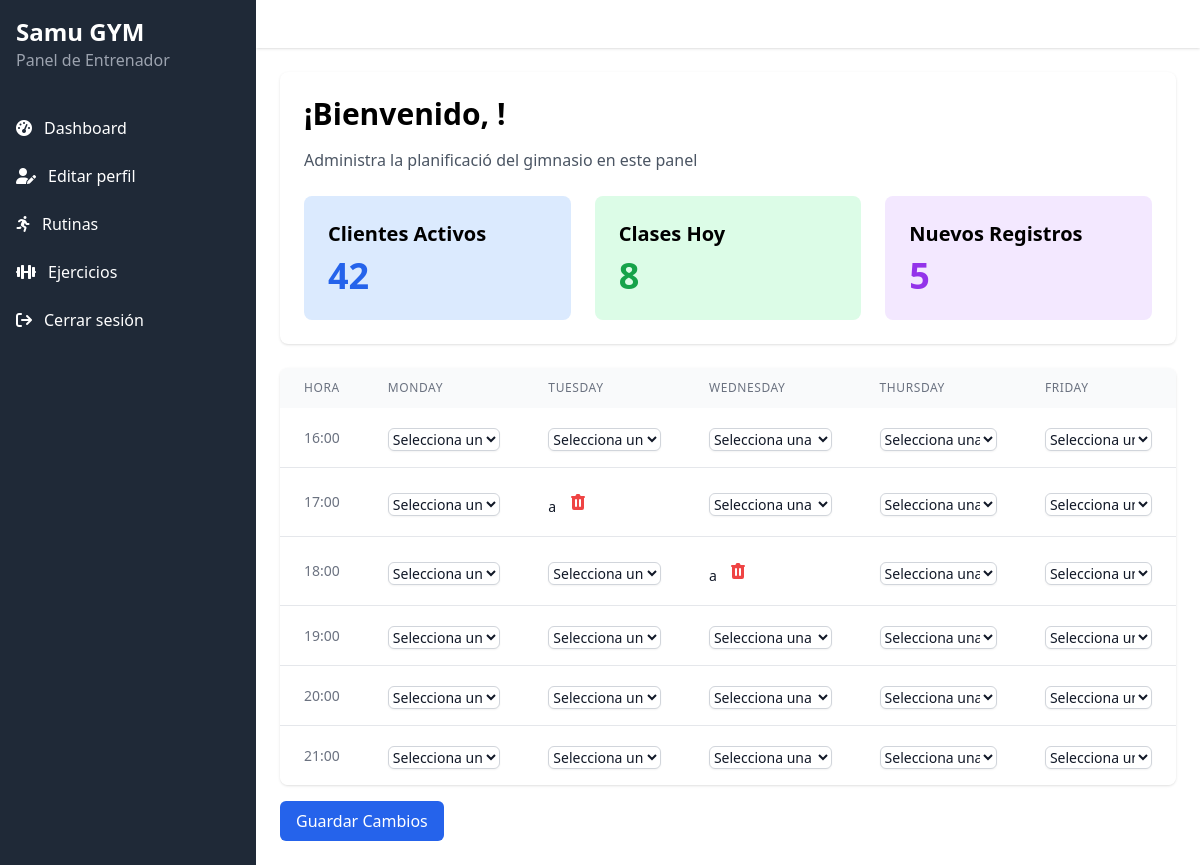
The app's page /trainer/ with its own data.
### gym_app/models.py (models this page shows, shortened)
class Schedule(models.Model):
    DAYS_OF_WEEK = [
        ('Monday', 'Lunes'),
        ('Tuesday', 'Martes'),
        ('Wednesday', 'Miércoles'),
        ('Thursday', 'Jueves'),
        ('Friday', 'Viernes'),
    ]
    day = models.CharField(max_length=10, choices=DAYS_OF_WEEK)
    hour = models.IntegerField(
        validators=[
            MinValueValidator(16),
            MaxValueValidator(21)
        ]
    )
    routine = models.ForeignKey('Routine', on_delete=models.CASCADE, null=True, blank=True)
    trainer = models.ForeignKey(User, on_delete=models.CASCADE)
    max_enrolls = models.IntegerField(default=10)
    enrollments = models.ManyToManyField(User, related_name="schedules", blank=True)
    def __str__(self):
        return f"{self.routine}"

class Routine(models.Model):
    name = models.CharField(max_length=100)
    description = models.TextField()
    duration = models.IntegerField()
    recommendations = models.TextField()
    exercises = models.ManyToManyField(Exercise, through='RoutineExercise')
    trainer = models.ForeignKey(User, on_delete=models.CASCADE, related_name='routines')
    class Meta:
        db_table = 'routines'
    def __str__(self):
        return self.name

### gym_app/views.py (the view, shortened to what this page needs)
# urls.py: path('',views.home, name="home"),
def home(request):
    days_of_week = ['Monday', 'Tuesday', 'Wednesday', 'Thursday', 'Friday']
    hours = [16, 17, 18, 19, 20, 21]
    week_schedule = []
    schedules = Schedule.objects.all()
    routines = Routine.objects.all()
    for hour in hours:
        row = {'hour': hour}
        for day in days_of_week:
            schedule_entry = schedules.filter(day=day, hour=hour).first()
            row[day] = schedule_entry if schedule_entry and schedule_entry.routine else None
        week_schedule.append(row)
    return render(request, 'home.html', {
        'week_schedule': week_schedule,
        'days_of_week': days_of_week,
        'hours': hours,
        'routines': routines
    })

### gym_app/templatetags/custom_tags.py (called while the page is built)
@register.filter
def get_item(dictionary, key):
    return dictionary.get(key)

@register.filter
def get_id(dictionary,key):
    obj = get_item(dictionary, key)
    return obj.id if obj else None

### gym_app/templates/home.html (shortened to what this page needs)
{% extends 'base2.html' %}
{% load custom_tags %}
{% block title %}Gym - Dashboard{% endblock %} {% block content %}
<div class="bg-white rounded-lg shadow p-6 mb-6">
    <h2 class="text-3xl font-bold mb-4">¡Bienvenido, {{ user.first_name }}!</h2>
    <p class="text-gray-600 mb-6">Administra la planificació del gimnasio en este panel</p>
    <div class="grid grid-cols-1 md:grid-cols-3 gap-6">
        <div class="bg-blue-100 p-6 rounded-lg">
            <h3 class="text-xl font-semibold mb-2">Clientes Activos</h3>
            <p class="text-4xl font-bold text-blue-600">42</p>
        </div>
        <div class="bg-green-100 p-6 rounded-lg">
            <h3 class="text-xl font-semibold mb-2">Clases Hoy</h3>
            <p class="text-4xl font-bold text-green-600">8</p>
        </div>
        <div class="bg-purple-100 p-6 rounded-lg">
            <h3 class="text-xl font-semibold mb-2">Nuevos Registros</h3>
            <p class="text-4xl font-bold text-purple-600">5</p>
        </div>
    </div>
</div>
<form method="POST" action="{% url 'gym_app:home' %}">
    <div class="bg-white rounded-lg shadow overflow-x-auto">
        <table class="min-w-full">
            <thead class="bg-gray-50">
                <tr>
                    <th class="px-6 py-3 text-left text-xs font-medium text-gray-500 uppercase tracking-wider">Hora</th>
                    {% for day in days_of_week %}
                        <th class="px-6 py-3 text-left text-xs font-medium text-gray-500 uppercase tracking-wider">{{ day }}</th>
                    {% endfor %}
                </tr>
            </thead>
            <tbody class="bg-white divide-y divide-gray-200">
                {% for row in week_schedule %}
                    <tr>
                        <td class="px-6 py-4 whitespace-nowrap text-sm text-gray-500">{{ row.hour }}:00</td>
                        {% for day in days_of_week %}
                        <td class="px-6 py-4 whitespace-nowrap text-sm text-gray-900">
                            {% if row|get_item:day %}
                                {{ row|get_item:day }}
                                <a href="{% url 'gym_app:delete_schedule' schedule_id=row|get_id:day %}">
                                    <button type="button" class="text-red-500 hover:bg-red-100 focus:outline-none focus:ring-2 focus:ring-red-500 focus:ring-opacity-50 p-2 rounded-full">
                                    </button>
                                </a>
                            {% else %}
                                <select name="{{ day }}_{{ row.hour }}" class="form-select mt-1 block w-full bg-white border border-gray-300 rounded-md shadow-sm focus:ring-indigo-500 focus:border-indigo-500 sm:text-sm">
                                    <option value="">Selecciona una rutina</option>
                                </select>
                            {% endif %}
                        </td>
                        {% endfor %}
                    </tr>
                {% endfor %}
            </tbody>
        </table>
    </div>
    <button type="submit" class="mt-4 bg-blue-600 text-white px-4 py-2 rounded-md hover:bg-blue-700 transition-colors">
        Guardar Cambios
    </button>
</form>
{% endblock %}

### records on screen
Schedule: hour "17", days_of_week "a"
Schedule: hour "18", days_of_week "a"

### other values on screen
{{ day }} "MONDAY" "TUESDAY" "WEDNESDAY" "THURSDAY" "FRIDAY"
{{ row.hour }} "16" "19" "20" "21"
